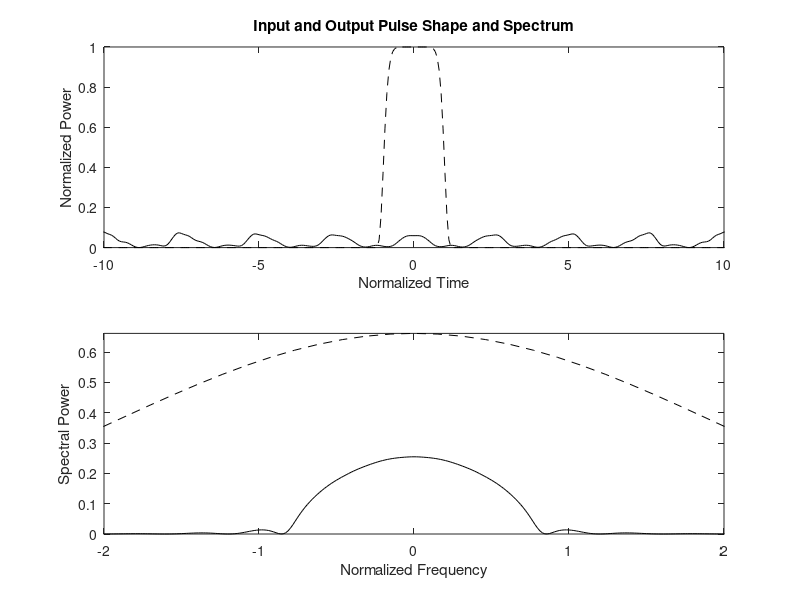

MATLAB code to generate this figure:
% This code solves the NLS equation with the split-step method
% idu/ dz - sgn(beta2) /2 d^2u/d(tau) ^2+N ^2*|u| ^2*|u| ^2u=0
% Written by Govind P. Agrawal in Marcg 2005 for the NLFO book
%---Specify imput parameters
clear all;
distance = input('Enter fiber length (in units of L_D) ='); % entire legth, graphed at the end
beta2 = input('dispersion: 1 for normal, -1 for anomalous = '); % ?
N = input('Nonlinear parameter N = '); %Solition order?
mshape = input('m = 0 for sech, m > 0 for super-Gaussian = '); % decided on input wave
chirp0 = 0; % input pulse chirp (default value) ???????????????????????????????????????????????????
 %---set simulation parameters
nt = 1024; Tmax = 32; % FFT points and window size for graphs
step_num = round (20 * distance * N^2); % No. of z steps
deltaz = distance/step_num; % step size in z
dtau = (2 * Tmax)/nt; % step size in tau (radians from z)
 %---tau and omega arrays
tau = (-nt/2:nt/2-1) * dtau; % temporal grid
 omega = (pi/Tmax) * [(0:nt/2-1) (-nt/2:-1)]; % frequency grid
  %---Input Field profile
 if mshape==0 % soliton sech shape creationg of input wave
   uu = sech(tau).* exp(-0.5i* chirp0* tau.^2);
 else % super-Gaussian only seems to be real numbers
    uu = exp(-0.5* (1+1i*chirp0).*tau.^(2*mshape));
 end

% ---plot inpute pulse shape and spectrum

temp= fftshift(ifft(uu)).*(nt*dtau)/sqrt(2*pi);%spectrum
figure; subplot(2,1,1);
plot (tau, abs(uu).^2, '--k'); hold;
axis([-10 10 0 inf]);
xlabel('Normalized Time');
ylabel('Normalized Power');
title('Input and Output Pulse Shape and Spectrum');
subplot(2,1,2);
plot((fftshift(omega)/2*pi),abs(temp).^2, '--k'); hold on; %plots magnitude of amplitude against frequency
axis([-2 2 0 inf]);
xlabel('Normalized Frequency');
ylabel('Spectral Power');
%end of input stuff

%---Store dispersive phase shifts to speedup code
dispersion = exp(0.5i*beta2*omega.^2*deltaz); %phase factor
hhz= 1i*N^2 *deltaz; %nonlinear phase factor
%********[beginning of MAIN Loop] ********
%scheme:1/2N -> D -. 1/2N; first half step nonlinear
temp = uu.*exp(abs(uu).^2*hhz/2); % note hhz/2 first step, hhz (non-linear) decay
for n=1:step_num
    f_temp = ifft(temp).*dispersion; % other step, using dispersion decay
    uu = fft(f_temp); %amplitude updates the wave at that step
    temp = uu.*exp(abs(uu).^2.*hhz);
end
uu = temp.*exp(-abs(uu).^2*hhz/2); % Final field
temp = fftshift(ifft(uu)).*(nt*dtau)/sqrt(2*pi); % Final spectrum
% *********[End of MAIN Loop]********
%----Plot output pulse shape and spectrum

%lets get a matrix of distances
subplot(2,1,1) 
plot(tau, abs(uu).^2, '-k')
subplot(2,1,2)
plot(fftshift(omega)/(2*pi), abs(temp).^2,'-k')%change pnum to distance
